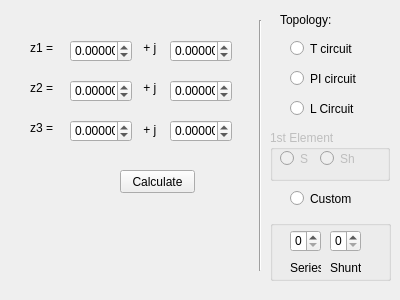
<?xml version="1.0" encoding="UTF-8"?>
<ui version="4.0">
 <class>dialogmat</class>
 <widget class="QWidget" name="dialogmat">
  <property name="geometry">
   <rect>
    <x>0</x>
    <y>0</y>
    <width>400</width>
    <height>300</height>
   </rect>
  </property>
  <property name="windowTitle">
   <string>ABCD Matrix</string>
  </property>
  <widget class="QLabel" name="B">
   <property name="geometry">
    <rect>
     <x>160</x>
     <y>210</y>
     <width>61</width>
     <height>16</height>
    </rect>
   </property>
   <property name="text">
    <string/>
   </property>
  </widget>
  <widget class="QRadioButton" name="CustomButton">
   <property name="geometry">
    <rect>
     <x>290</x>
     <y>190</y>
     <width>81</width>
     <height>17</height>
    </rect>
   </property>
   <property name="text">
    <string>Custom</string>
   </property>
  </widget>
  <widget class="QDoubleSpinBox" name="z2real">
   <property name="geometry">
    <rect>
     <x>70</x>
     <y>80</y>
     <width>62</width>
     <height>22</height>
    </rect>
   </property>
   <property name="decimals">
    <number>5</number>
   </property>
   <property name="minimum">
    <double>-10000.000000000000000</double>
   </property>
   <property name="maximum">
    <double>10000.000000000000000</double>
   </property>
   <property name="singleStep">
    <double>0.010000000000000</double>
   </property>
  </widget>
  <widget class="QDoubleSpinBox" name="z3real">
   <property name="geometry">
    <rect>
     <x>70</x>
     <y>120</y>
     <width>62</width>
     <height>22</height>
    </rect>
   </property>
   <property name="decimals">
    <number>5</number>
   </property>
   <property name="minimum">
    <double>-10000.000000000000000</double>
   </property>
   <property name="maximum">
    <double>10000.000000000000000</double>
   </property>
   <property name="singleStep">
    <double>0.010000000000000</double>
   </property>
  </widget>
  <widget class="QLabel" name="label_4">
   <property name="geometry">
    <rect>
     <x>140</x>
     <y>120</y>
     <width>31</width>
     <height>20</height>
    </rect>
   </property>
   <property name="text">
    <string> + j</string>
   </property>
  </widget>
  <widget class="QLabel" name="C">
   <property name="geometry">
    <rect>
     <x>66</x>
     <y>240</y>
     <width>61</width>
     <height>20</height>
    </rect>
   </property>
   <property name="text">
    <string/>
   </property>
  </widget>
  <widget class="QDoubleSpinBox" name="z3img">
   <property name="geometry">
    <rect>
     <x>170</x>
     <y>120</y>
     <width>62</width>
     <height>22</height>
    </rect>
   </property>
   <property name="decimals">
    <number>5</number>
   </property>
   <property name="minimum">
    <double>-10000.000000000000000</double>
   </property>
   <property name="maximum">
    <double>10000.000000000000000</double>
   </property>
   <property name="singleStep">
    <double>0.010000000000000</double>
   </property>
  </widget>
  <widget class="QDoubleSpinBox" name="z1real">
   <property name="geometry">
    <rect>
     <x>70</x>
     <y>40</y>
     <width>62</width>
     <height>22</height>
    </rect>
   </property>
   <property name="decimals">
    <number>5</number>
   </property>
   <property name="minimum">
    <double>-10000.000000000000000</double>
   </property>
   <property name="maximum">
    <double>10000.000000000000000</double>
   </property>
   <property name="singleStep">
    <double>0.010000000000000</double>
   </property>
  </widget>
  <widget class="QDoubleSpinBox" name="z1img">
   <property name="geometry">
    <rect>
     <x>170</x>
     <y>40</y>
     <width>62</width>
     <height>22</height>
    </rect>
   </property>
   <property name="decimals">
    <number>5</number>
   </property>
   <property name="minimum">
    <double>-10000.000000000000000</double>
   </property>
   <property name="maximum">
    <double>10000.000000000000000</double>
   </property>
   <property name="singleStep">
    <double>0.010000000000000</double>
   </property>
  </widget>
  <widget class="QLabel" name="label_5">
   <property name="geometry">
    <rect>
     <x>30</x>
     <y>80</y>
     <width>31</width>
     <height>16</height>
    </rect>
   </property>
   <property name="text">
    <string>z2 =</string>
   </property>
  </widget>
  <widget class="QLabel" name="label_2">
   <property name="geometry">
    <rect>
     <x>140</x>
     <y>40</y>
     <width>31</width>
     <height>16</height>
    </rect>
   </property>
   <property name="text">
    <string> + j</string>
   </property>
  </widget>
  <widget class="QRadioButton" name="PiButton">
   <property name="geometry">
    <rect>
     <x>290</x>
     <y>70</y>
     <width>82</width>
     <height>17</height>
    </rect>
   </property>
   <property name="text">
    <string>PI circuit</string>
   </property>
  </widget>
  <widget class="QLabel" name="label_7">
   <property name="geometry">
    <rect>
     <x>280</x>
     <y>10</y>
     <width>91</width>
     <height>20</height>
    </rect>
   </property>
   <property name="text">
    <string>Topology:</string>
   </property>
  </widget>
  <widget class="QDoubleSpinBox" name="z2img">
   <property name="geometry">
    <rect>
     <x>170</x>
     <y>80</y>
     <width>62</width>
     <height>22</height>
    </rect>
   </property>
   <property name="decimals">
    <number>5</number>
   </property>
   <property name="minimum">
    <double>-10000.000000000000000</double>
   </property>
   <property name="maximum">
    <double>10000.000000000000000</double>
   </property>
   <property name="singleStep">
    <double>0.010000000000000</double>
   </property>
  </widget>
  <widget class="Line" name="line_2">
   <property name="geometry">
    <rect>
     <x>250</x>
     <y>20</y>
     <width>20</width>
     <height>251</height>
    </rect>
   </property>
   <property name="orientation">
    <enum>Qt::Vertical</enum>
   </property>
  </widget>
  <widget class="QPushButton" name="pushButton">
   <property name="geometry">
    <rect>
     <x>120</x>
     <y>170</y>
     <width>75</width>
     <height>23</height>
    </rect>
   </property>
   <property name="text">
    <string>Calculate</string>
   </property>
  </widget>
  <widget class="QLabel" name="D">
   <property name="geometry">
    <rect>
     <x>160</x>
     <y>240</y>
     <width>61</width>
     <height>16</height>
    </rect>
   </property>
   <property name="text">
    <string/>
   </property>
  </widget>
  <widget class="QLabel" name="A">
   <property name="geometry">
    <rect>
     <x>66</x>
     <y>210</y>
     <width>61</width>
     <height>20</height>
    </rect>
   </property>
   <property name="text">
    <string/>
   </property>
  </widget>
  <widget class="QLabel" name="label_3">
   <property name="geometry">
    <rect>
     <x>140</x>
     <y>80</y>
     <width>31</width>
     <height>16</height>
    </rect>
   </property>
   <property name="text">
    <string> + j</string>
   </property>
  </widget>
  <widget class="QLabel" name="label">
   <property name="geometry">
    <rect>
     <x>30</x>
     <y>40</y>
     <width>31</width>
     <height>16</height>
    </rect>
   </property>
   <property name="text">
    <string>z1 =</string>
   </property>
  </widget>
  <widget class="QLabel" name="label_6">
   <property name="geometry">
    <rect>
     <x>30</x>
     <y>120</y>
     <width>31</width>
     <height>16</height>
    </rect>
   </property>
   <property name="text">
    <string>z3 =</string>
   </property>
  </widget>
  <widget class="QRadioButton" name="TButton">
   <property name="geometry">
    <rect>
     <x>290</x>
     <y>40</y>
     <width>82</width>
     <height>17</height>
    </rect>
   </property>
   <property name="text">
    <string>T circuit</string>
   </property>
  </widget>
  <widget class="QRadioButton" name="radioButton">
   <property name="geometry">
    <rect>
     <x>290</x>
     <y>100</y>
     <width>82</width>
     <height>17</height>
    </rect>
   </property>
   <property name="text">
    <string>L Circuit</string>
   </property>
  </widget>
  <widget class="QGroupBox" name="groupBox">
   <property name="enabled">
    <bool>false</bool>
   </property>
   <property name="geometry">
    <rect>
     <x>270</x>
     <y>130</y>
     <width>120</width>
     <height>51</height>
    </rect>
   </property>
   <property name="title">
    <string>1st Element</string>
   </property>
   <widget class="QRadioButton" name="radioButton_2">
    <property name="geometry">
     <rect>
      <x>10</x>
      <y>20</y>
      <width>82</width>
      <height>17</height>
     </rect>
    </property>
    <property name="text">
     <string>S</string>
    </property>
   </widget>
   <widget class="QRadioButton" name="radioButton_3">
    <property name="geometry">
     <rect>
      <x>50</x>
      <y>20</y>
      <width>82</width>
      <height>17</height>
     </rect>
    </property>
    <property name="text">
     <string>Sh</string>
    </property>
   </widget>
  </widget>
  <widget class="QGroupBox" name="groupBox_2">
   <property name="enabled">
    <bool>true</bool>
   </property>
   <property name="geometry">
    <rect>
     <x>270</x>
     <y>220</y>
     <width>121</width>
     <height>61</height>
    </rect>
   </property>
   <property name="title">
    <string/>
   </property>
   <widget class="QSpinBox" name="spinBox_3">
    <property name="enabled">
     <bool>true</bool>
    </property>
    <property name="geometry">
     <rect>
      <x>20</x>
      <y>10</y>
      <width>31</width>
      <height>22</height>
     </rect>
    </property>
   </widget>
   <widget class="QSpinBox" name="spinBox_2">
    <property name="enabled">
     <bool>true</bool>
    </property>
    <property name="geometry">
     <rect>
      <x>60</x>
      <y>10</y>
      <width>31</width>
      <height>22</height>
     </rect>
    </property>
   </widget>
   <widget class="QLabel" name="label_8">
    <property name="geometry">
     <rect>
      <x>20</x>
      <y>40</y>
      <width>31</width>
      <height>16</height>
     </rect>
    </property>
    <property name="text">
     <string>Series</string>
    </property>
   </widget>
   <widget class="QLabel" name="label_9">
    <property name="geometry">
     <rect>
      <x>60</x>
      <y>40</y>
      <width>31</width>
      <height>16</height>
     </rect>
    </property>
    <property name="text">
     <string>Shunt</string>
    </property>
   </widget>
  </widget>
 </widget>
 <resources/>
 <connections/>
</ui>
